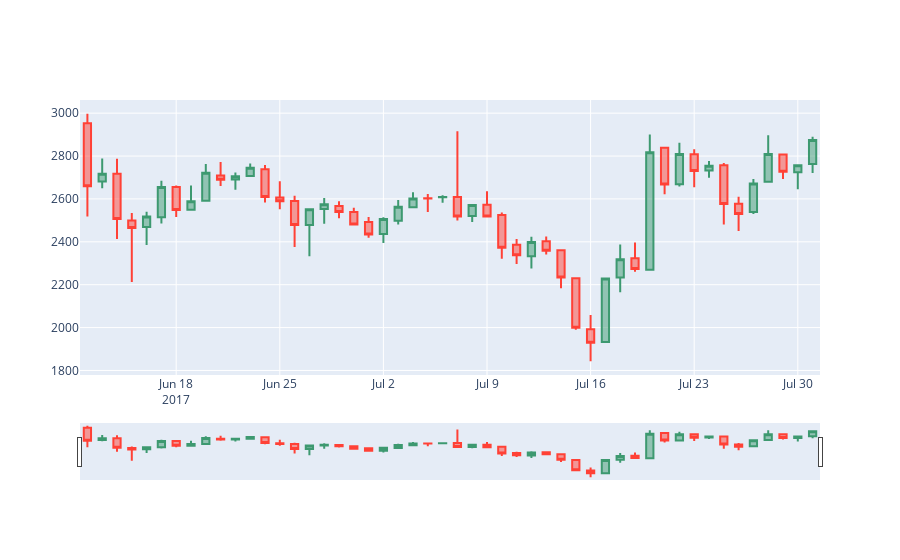

Source (notebook cell):
### Code cell
plt.figure(figsize=(15,15))
go.Figure(data=candle_data)
